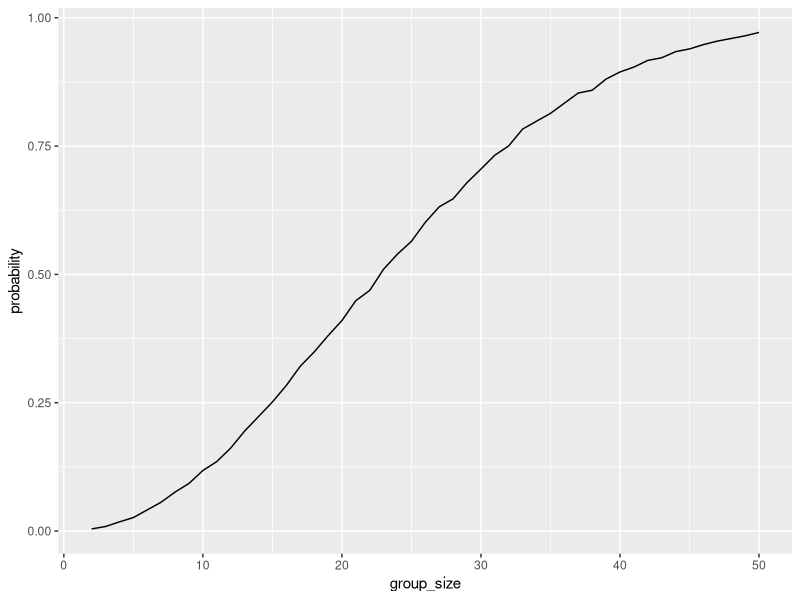

Write the R code that produced this figure.
## ---- chunk 1
library(tidyverse)

## ---- chunk 2
birthday_sim = function(n) {
  birthdays = sample(1:365, size = n, replace = TRUE)
  n_distinct(birthdays) < n
}
## ---- chunk 3
birthday_results =
  expand_grid(
    group_size = 2:50,
    iter = 1:10000
  ) |>
 mutate(
    shared_birthday = map_lgl(group_size, birthday_sim)
   ) |>
  group_by(group_size) |>
  summarize(
    probability = mean(shared_birthday)
  )

## ---- chunk 4

birthday_results |>
  ggplot(aes(x = group_size, y = probability)) +
  geom_line() 
